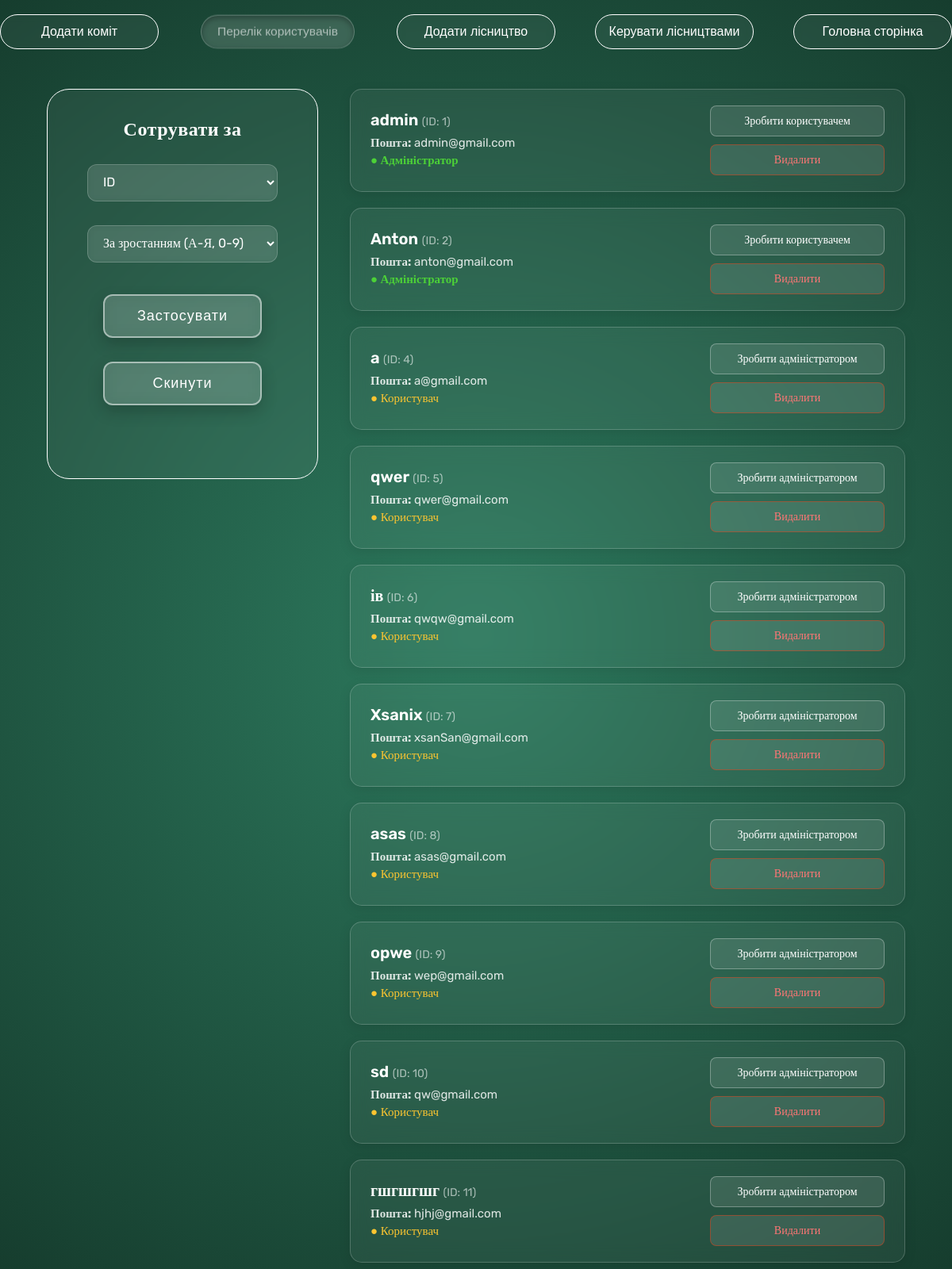
/all_users (signed in), run on an earlier commit of the app's database.
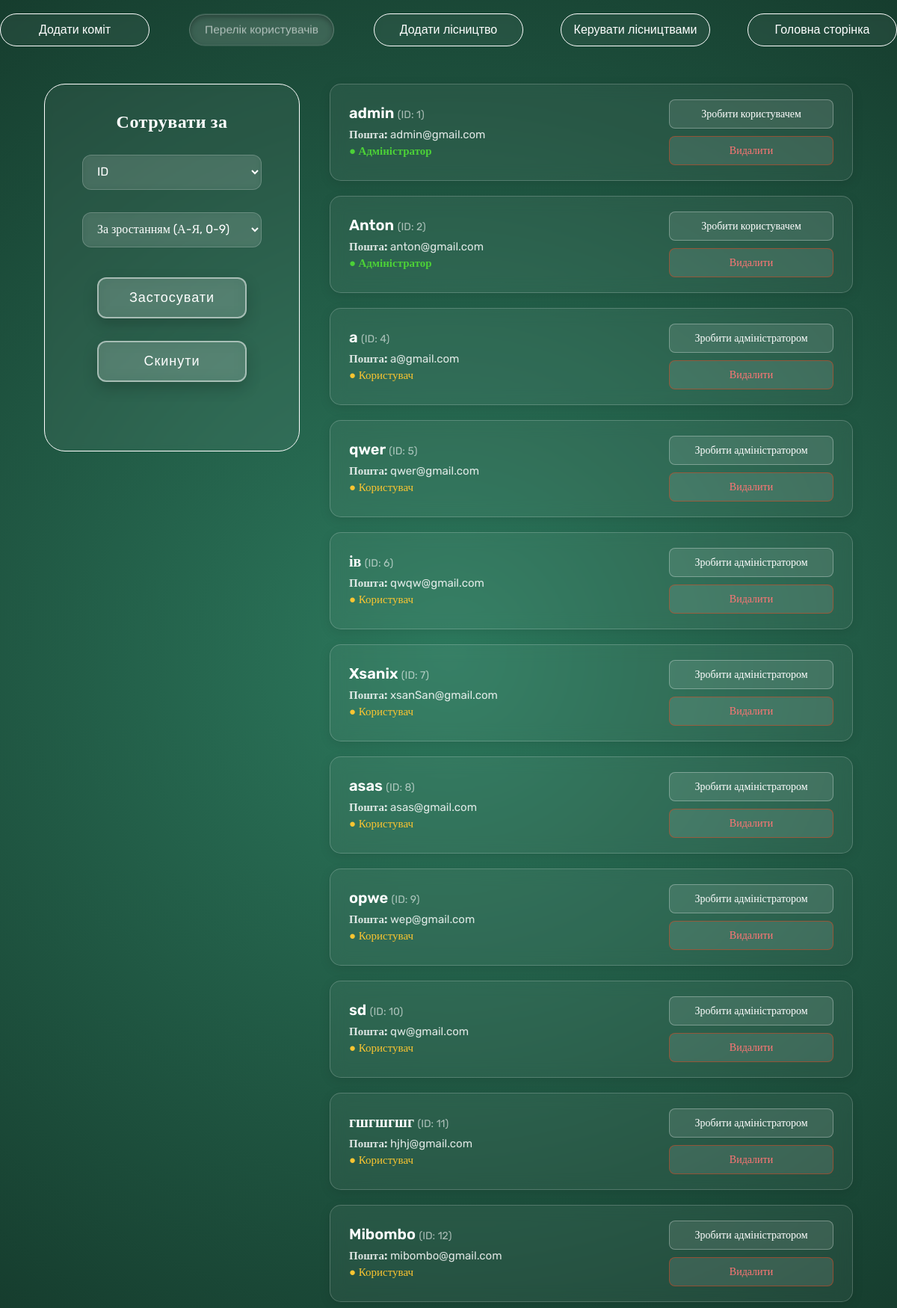
And on a later commit of the database.
### DB.py (models this page shows, shortened)
class User(UserMixin, db.Model):
    id = db.Column(db.Integer, primary_key=True)
    isAdmin = db.Column(db.Boolean, default=False)
    username = db.Column(db.String(150), unique=True, nullable=False)
    gmail = db.Column(db.String(150), unique=True, nullable=False)
    password_hash = db.Column(db.String(256), nullable=False)

### app.py (the view)
@app.route('/all_users', methods=['POST', 'GET'])
@login_required
@admin_required
def all_users():
    sort_by = request.args.get('sort', 'id')
    order = request.args.get('order', 'asc')
    valid_columns = ['id', 'username', 'gmail', 'isAdmin']
    if sort_by in valid_columns:
        column = getattr(User, sort_by)
        if order == 'desc':
            users = User.query.order_by(column.desc()).all()
        else:
            users = User.query.order_by(column.asc()).all()
    else:
        users = User.query.all()
    return render_template('all_user.html', users=users)

### app.py (called while the page is built)
@login_manager.user_loader
def load_user(user_id):
    return User.query.get(int(user_id))

### templates/all_user.html (shortened to what this page needs)
<!DOCTYPE html>
<html lang="en">
<head>
    <link rel="stylesheet" href="{{ url_for('static', filename='styles/admin-style.css') }}">
    <link rel="stylesheet" href="{{ url_for('static', filename='styles/btn-style.css')}}">
</head>
<body style="background: radial-gradient(circle at center, #2d7a5e 0%, #163d2e 100%);">
    <header>
        <a style="text-decoration: none;" href="{{ url_for('comits')}}"><button class="glass-button-white">Додати коміт</button></a>
        <a style="text-decoration: none;" href="{{ url_for('all_users') }}"><button class="glass-button-white active">Перелік користувачів</button></a>
        <a style="text-decoration: none;" href="{{ url_for('admin') }}"><button class="glass-button-white">Додати лісництво</button></a>
        <a style="text-decoration: none;" href="{{ url_for('change') }}"><button class="glass-button-white">Керувати лісництвами</button></a>
        <a style="text-decoration: none;" href="{{ url_for('main') }}"><button class="glass-button-white">Головна сторінка</button></a>
    </header>
    <div style="display: flex; justify-content: center; width: 100%; gap: 40px;">
        <div class="input-box box-litel" style="height: 450px; margin-top: 50px; position: sticky; top: 100px;">
            <h1 style="text-align: center;">Сотрувати за</h1>
            <form style="display: flex; flex-direction: column; align-items: center; margin-top: 10px;" action="{{ url_for('all_users') }}" method="GET">
                <div style="display: flex; flex-direction: column; align-items: center; justify-content: center; gap: 30px;">
                    <select name="sort" id="sort" class="input-box">
                        <option value="id" {% if request.args.get('sort') == 'id' %}selected{% endif %}>ID</option>
                    </select>
                    <select name="order" id="order" class="input-box">
                        <option value="asc" {% if request.args.get('order') == 'asc' %}selected{% endif %}>За зростанням (А-Я, 0-9)</option>
                    </select>
                </div>
                <div style="display: flex; flex-direction: column; align-items: center; gap: 30px;">
                    <button type="submit" class="submit-btn">Застосувати</button>
                    <a href="{{ url_for('all_users') }}"><button type="button" class="submit-btn">Скинути</button></a>
                </div>
            </form>
        </div>
        <main class="users-container">
            {% for user in users %}
            <div class="user-card">
                <div class="user-info">
                    <h3>{{ user.username }} <span style="font-size: 14px; font-weight: normal; opacity: 0.6;">(ID: {{ user.id }})</span></h3>
                    <p><strong>Пошта:</strong> {{ user.gmail }}</p>
                    {% if user.isAdmin %}
                        <p class="status-admin">● Адміністратор</p>
                    {% else %}
                        <p class="status-user">● Користувач</p>
                    {% endif %}
                </div>
                <div class="user-actions">
                    <form action="{{ url_for('toggle_admin', id=user.id) }}" method="POST" style="margin: 0;">
                        <button type="submit" class="action-btn" onclick="return confirm('Ви впевнені?')">
                            {% if user.isAdmin %}
                                Зробити користувачем
                            {% else %}
                                Зробити адміністратором
                            {% endif %}
                        </button>
                    </form>
                    <form action="{{ url_for('delete_user', id=user.id) }}" method="POST" style="margin: 0;">
                        <button type="submit" class="action-btn delete-btn" onclick="return confirm('Ви впевнені?')">Видалити</button>
                    </form>
                </div>
            </div>
            {% endfor %}
        </main>
    </div>
</body>
</html>

### static/styles/admin-style.css (style rules this page uses)
body { font-family: "Rubik"; }
header { top: 0px; position: sticky; display: flex; justify-content: center; gap: 50px; z-index: 200; }
h1 { font-size: 24px; color: #fff; margin-bottom: 10px; letter-spacing: 0.5px; }
form { margin-top: 80px; display: flex; justify-content: center; gap: 40px; }
.input-box { display: flex; flex-direction: column; gap: 10px; padding: 20px; background: rgba(255, 255, 255, 0.05); backdrop-filter: blur(5px); -webkit-backdrop-filter: blur(5px); border: 1px solid rgb(255, 255, 255); color: #fff; border-radius: 28px; font-size: 16px; font-weight: 400; }
.box-litel { width: 300px; }
.input-box input, .input-box select { width: 100%; box-sizing: border-box; padding: 12px 15px; background: rgba(255, 255, 255, 0.1); border: 1px solid rgba(255, 255, 255, 0.2); border-radius: 12px; color: #ffffff; font-size: 16px; font-family: inherit; outline: none; transition: all 0.3s ease; }
.input-box select option { background-color: #163d2e; color: #ffffff; }
.users-container { display: flex; flex-direction: column; gap: 20px; width: 100%; max-width: 700px; margin-top: 50px; }
.user-card { background: rgba(255, 255, 255, 0.05); backdrop-filter: blur(10px); -webkit-backdrop-filter: blur(10px); border: 1px solid rgba(255, 255, 255, 0.2); border-radius: 15px; padding: 20px 25px; color: white; display: flex; justify-content: space-between; align-items: center; box-shadow: 0 4px 15px rgba(0, 0, 0, 0.1); transition: transform 0.3s ease, background 0.3s ease; }
.user-info h3 { margin: 0 0 8px 0; font-size: 20px; font-weight: 600; }
.user-info p { margin: 4px 0; font-size: 15px; color: rgba(255, 255, 255, 0.85); }
.status-admin { color: #4cd137 !important; font-weight: 600; }
.status-user { color: #fbc531 !important; }
.user-actions { display: flex; flex-direction: column; gap: 10px; min-width: 220px; }
.action-btn { width: 100%; padding: 10px 15px; border-radius: 8px; border: 1px solid rgba(255, 255, 255, 0.3); background: rgba(255, 255, 255, 0.1); color: white; cursor: pointer; transition: all 0.3s ease; font-family: inherit; font-size: 14px; }
.delete-btn { border-color: rgba(232, 65, 24, 0.5); color: #ff7675; }

### static/styles/btn-style.css (style rules this page uses)
.glass-button-white { display: flex; align-items: center; justify-content: center; gap: 10px; width: 200px; padding: 12px; margin-top: 10px; background: rgba(255, 255, 255, 0.05); backdrop-filter: blur(5px); -webkit-backdrop-filter: blur(5px); border: 1px solid rgb(255, 255, 255); color: #fff; border-radius: 28px; font-size: 16px; font-weight: 400; cursor: pointer; transition: all 0.3s ease; }
.active { transform: scale(0.97); background: rgba(255, 255, 255, 0.15); color: rgba(255, 255, 255, 0.6); border-color: rgba(255, 255, 255, 0.2); box-shadow: inset 0 3px 8px rgba(0, 0, 0, 0.3); cursor: default; pointer-events: none; }
.submit-btn { width: 200px; background: rgba(255, 255, 255, 0.15); border: 2px solid rgba(255, 255, 255, 0.5); color: #ffffff; padding: 15px 40px; font-size: 18px; font-weight: 400; letter-spacing: 1px; border-radius: 12px; backdrop-filter: blur(10px); -webkit-backdrop-filter: blur(10px); cursor: pointer; transition: all 0.3s ease; box-shadow: 0 8px 20px rgba(0, 0, 0, 0.2); }
.action-btn { width: 100%; padding: 10px 15px; border-radius: 8px; border: 1px solid rgba(255, 255, 255, 0.3); background: rgba(255, 255, 255, 0.1); color: white; cursor: pointer; transition: all 0.3s ease; font-family: inherit; font-size: 14px; }
.delete-btn { border-color: rgba(232, 65, 24, 0.5); color: #ff7675; }

What changed in the data, as far as the page shows it:
added User: username "Mibombo", id "12", gmail "mibombo@gmail.com", isAdmin "● Користувач"
